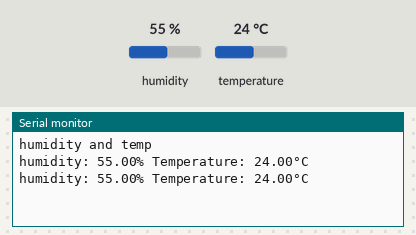
Bench run of a sketch on a simulated Arduino Uno, built with avr-gcc and run on an emulated ATmega328P. On the bench: the last lines printed to the serial monitor. The inputs (shaded band) are chosen by the test bench; at power-on: humidity 55 %, temperature 24 °C.

Above: at 4.8 s.
4.9 s: humidity set to 22 %
At 7.0 s:
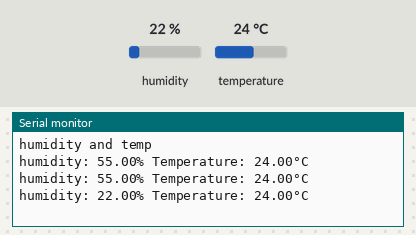
7.9 s: temperature set to 12 °C
At 9.4 s:
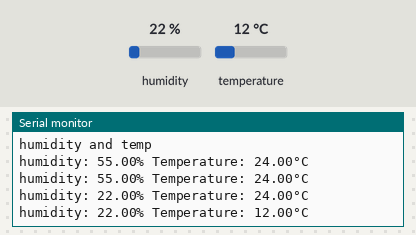
10.9 s: humidity set to 40 %
At 13.1 s:
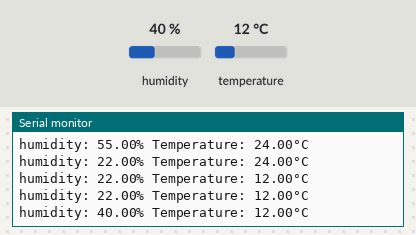
Timing chart, 0 to 14.6 s (numbered marks = the images above; inputs shaded):
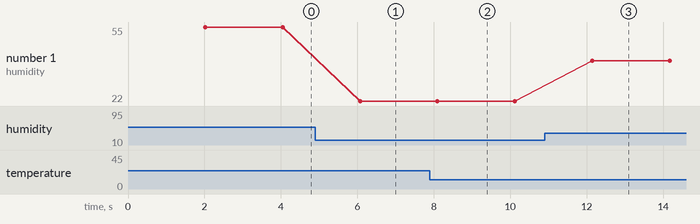

Measured:
- after the input at 4.9 s, the serial monitor: prints a new line after 1.2 s (image 1)
- after the input at 7.9 s, the serial monitor: prints a new line after 0.20 s (image 2)
- after the input at 10.9 s, the serial monitor: prints a new line after 1.2 s (image 3)
- plotted number 1: 55 → 22 after the input at 4.9 s, 22 → 40 after the input at 10.9 s

The sketch:

DHTsensor.ino
```cpp
//dht is humidity and temp sensor
#include "DHT.h"

//arduino pin connected to the dht-11's data pin
#define DHTPIN 2

//type of dht sensor
#define DHTTYPE DHT11

//initialize dht sensor
DHT dht(DHTPIN, DHTTYPE);

void setup() {
  // put your setup code here, to run once:
  Serial.begin(9600);
  Serial.println("humidity and temp");
  dht.begin();
}

void loop() {
  // put your main code here, to run repeatedly:
  delay(2000);

  float h = dht.readHumidity();
  float t = dht.readTemperature();

  Serial.print("humidity: ");
  Serial.print(h);
  Serial.print("% Temperature: ");
  Serial.print(t);
  Serial.println("°C");
}
```
